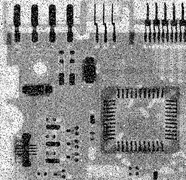
%> input picture assignments/assignment_3/Circuit.jpg, 186 x 180 px, shrunk from 455 x 440 before the run
$ octave assignment_3.m   (GNU Octave 9; MATLAB toolbox functions it lacks are replaced by stand-ins)
%> lines starting %> are read from the running program, lines starting %| are printed output that depends on the picture
% %{
% Charles Arnaudo
% arnaudoc@wit.edu
% Assignment 3
% %}
clc;
close all;
clear all;

disp("---Finish Solving Problem 1a---");
pause;
A = imread('Circuit.jpg');
%> A is the input picture: size 180x186 uint8; min 0, max 255, mean 144.3
B = MeanFilter(A, 3);
C = MeanFilter(A, 5);

figure;
subplot(1,3,1);
imshow(A);
title("Original")

subplot(1, 3, 2);
imshow(B);
title("3x3")

subplot(1, 3, 3)
imshow(C);
title("5x5")

disp("---Finish Solving Problem 1b---");
pause;
close all;
clear all;
figure;
A = imread('Circuit.jpg');

subplot(1,3,1);
imshow(A);
title("Original")

subplot(1, 3, 2);
h = fspecial('average', [3 3]);
B = filter2(h, A)/255;
imshow(B);
title("3x3")

subplot(1, 3, 3);
h = fspecial('average', [5 5]);
C = filter2(h, A)/255;
imshow(C);
title("5x5")

disp("The results are not the same as my process");

disp("---Finish Solving Problem 1c---");
pause;
close all;
clear all;
figure;
A = imread('Circuit.jpg');
B = MedianFilter(A, 3);
%> after the loop in MedianFilter, `for i=1+buffer:row-buffer`:
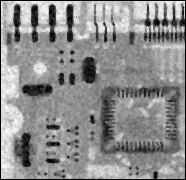
%> output: size 180x186 double; min 0, max 251, mean 141.5
C = MedianFilter(A, 5);
%> call 2 of MedianFilter, with filterSize = 5
%> after the loop in MedianFilter (call 2), `for i=1+buffer:row-buffer`:
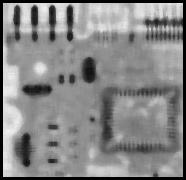
%> output: size 180x186 double; min 0, max 240, mean 135.4

subplot(1,3,1);
imshow(A);
title("Original")

subplot(1, 3, 2);
imshow(B);
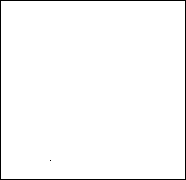
%> displayed picture: size 180x186, on the screen's scale of 0 to 255; 97.8% white; black in thin lines or dots
title("3x3")

subplot(1, 3, 3);
imshow(C);
title("5x5")

disp("---Finish Solving Problem 1d---");
pause;
close all;
clear all;

figure;
A = imread('Circuit.jpg');

subplot(1,3,1);
imshow(A);
title("Original")

subplot(1, 3, 2);
B = medfilt2(A, [3 3]);
%> B: size 180x186 uint8
imshow(B);
title("3x3")

subplot(1, 3, 3);
C = medfilt2(A, [5 5]);
%> C: size 180x186 uint8
imshow(C);
title("5x5")

disp("The results are not the same as my process");

disp("---Finish Solving Problem 1e---");
pause;
close all;
clear all;

A = imread('Moon.jpg');
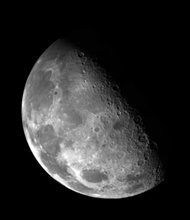
%> input picture assignments/assignment_3/Moon.jpg, 190 x 220 px, shrunk from 464 x 538 before the run
%> A is the input picture: size 220x190 uint8; min 0, max 255, mean 42.6
h = fspecial('laplacian');
B = filter2(h, A);
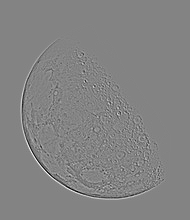
%> B: size 220x190 double; min -230.3, max 215.3, mean 0; drawn with min black and max white
C = double(A) - filter2(h, A);
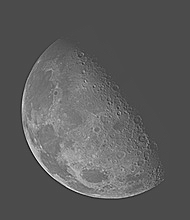
%> C: size 220x190 double; min -201.3, max 476.2, mean 42.6; drawn with min black and max white

subplot(1, 3, 1);
imshow(A);
title("original")

subplot(1, 3, 2);
imshow(B)
title("Filtered Image")

subplot(1, 3, 3)
imshow(C);
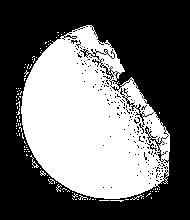
%> displayed picture: size 220x190, on the screen's scale of 0 to 255; min 0, max 255, mean 105.2
title("Enhanced Image")

disp("---Finish Solving Problem 2---");
pause;
close all;
clear all;

disp(" 0 .5  0")
disp(".5  1 .5")
disp(" 0 .5  0")

disp("The filters double up at the center point, thus making it 1 because it is 1 + 1 / 2. The rest of the values are 1 / 2 making .5")

disp("Convolution: ")
disp("27 50  72  90  85")
disp("33 72 110 145 150")
disp("34 78 125 167 153")
disp("34 68 100 132  98")

disp("Correlation coeffcient: 0.7046")

function [output] = MeanFilter(image, filterSize)
%Mean filter
    image = im2double(image);
    [row, column] = size(image);
    output = zeros(row, column);
    buffer = filterSize-2;
    padarray(image, buffer);

    for i=1+buffer:row-buffer
        for j=1+buffer:column-buffer
            avg = 0;
            for y=-buffer:buffer
                for z=-buffer:buffer
                    avg = avg + image(i+y, j+z);
                end
            end
            output(i, j) = avg / filterSize^2;
        end
    end
end

function [output] = MedianFilter(image, filterSize)
%Median filter
    [row, column] = size(image);
    output = zeros(row, column);
    buffer = filterSize-2;
    padarray(image, buffer);

    for i=1+buffer:row-buffer
        for j=1+buffer:column-buffer
            neighbors = uint8([]);
            for y=-buffer:buffer
                for z=-buffer:buffer
                    neighbors = [neighbors, image(i+y, j+z)];
                end
            end
            output(i, j) = median(neighbors);
        end
    end
end
